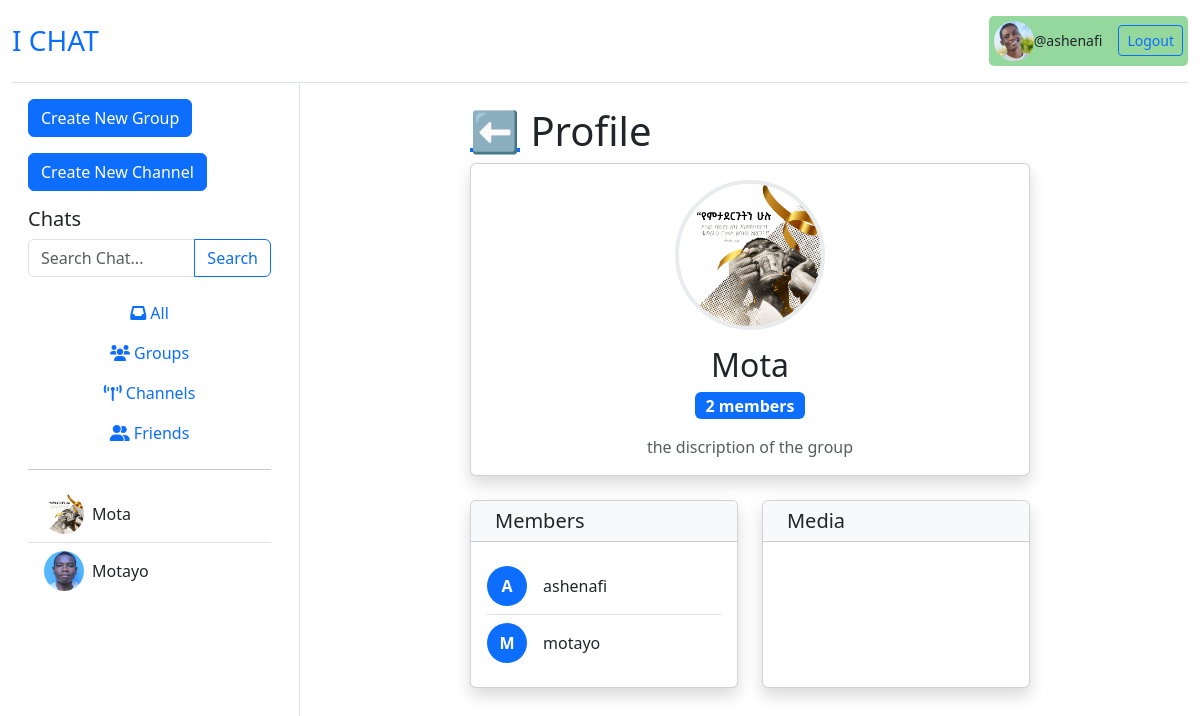
The page /group/group_profile/1/ (signed in) on the database its author committed.
### accounts/models.py (models this page shows)
class CustomUser(AbstractUser):
    profile = models.ImageField(upload_to='profiles/users', blank=True, null=True)

### groups/models.py (models this page shows, shortened)
class Group(models.Model):
    owner = models.ForeignKey(CustomUser, on_delete=models.CASCADE)
    name = models.CharField(max_length=100,unique=True)
    profile = models.ImageField(upload_to='profiles/group/',null=True, blank=True)
    description = models.CharField(max_length=300, null=True, blank=True)
    members = models.ManyToManyField(CustomUser, related_name="member")
    created_at = models.DateTimeField(auto_now_add=True)
    updated_at = models.DateTimeField(auto_now=True)

### groups/views.py (the view)
# urls.py: path('group_profile/<int:pk>/', views.group_profile, name="group_profile"),
@login_required(login_url='log-in')
def group_profile(request, pk):
    profile = 'group'
    group = Group.objects.get(id=pk)
    channels = Channel.objects.all()
    users = CustomUser.objects.all()
    groups = Group.objects.all()
    members = group.members.all()
    messages = GroupMessage.objects.filter(group=group)
    context = {
        'profile':profile,
        'group':group,
        'groups':groups,
        'channels':channels,
        'users':users,
        'members':members,
        'messages':messages,
    }
    return render(request, 'groups/profile.html', context)

### groups/templates/groups/profile.html (shortened to what this page needs)
{% extends 'accounts/home.html' %}
{% block chat %}
    <div class="container-fluid py-4">
        <div class="row justify-content-center">
            <div class="col-lg-8">
                <h1 class="card-title mb-2"><a href="{{request.META.HTTP_REFERER}}">⬅️</a> Profile</h1>
                <div class="card shadow mb-4">
                    <div class="card-body text-center">
                        <img src="{{ group.profile.url }}" alt="Group Profile" class="rounded-circle mb-3" style="width: 150px; height: 150px; object-fit: cover; border: 4px solid #e9ecef;">
                        <h2 class="card-title mb-2">{{ group.name }}</h2>
                        <span class="badge bg-primary fs-6 mb-3">{{ group.members.count }} member{{ group.members.count|pluralize }}</span>
                        <p class="card-text text-muted">{{ group.description }}</p>
                    </div>
                </div>
                <div class="row">
                    <div class="col-md-6">
                        <div class="card shadow h-100">
                            <div class="card-header bg-light">
                                <h5 class="card-title mb-0">
                                    Members
                                </h5>
                            </div>
                            <div class="card-body">
                                {% if members %}
                                    <div class="list-group list-group-flush">
                                        {% for member in members %}
                                            <div class="list-group-item px-0">
                                                <div class="d-flex align-items-center">
                                                    <div class="avatar bg-primary text-white rounded-circle d-flex align-items-center justify-content-center me-3" style="width: 40px; height: 40px; font-weight: bold;">
                                                        {{ member.username|first|upper }}
                                                    </div>
                                                    <div>
                                                        <h6 class="mb-0">{{ member.username }}</h6>
                                                    </div>
                                                </div>
                                            </div>
                                        {% endfor %}
                                    </div>
                                {% else %}
                                    <p class="text-muted mb-0">No members yet.</p>
                                {% endif %}
                            </div>
                        </div>
                    </div>
                    <div class="col-md-6">
                        <div class="card shadow h-100">
                            <div class="card-header bg-light">
                                <h5 class="card-title mb-0">
                                    Media
                                </h5>
                            </div>
                            <div class="card-body">
                            </div>
                        </div>
                    </div>
                </div>
            </div>
        </div>
    </div>
{% endblock %}

### accounts/templates/accounts/home.html (shortened to what this page needs)
{% extends 'accounts/base.html' %}
{% block content %}
<div class="container-fluid vh-100">
    <div class="row h-100">
        <div class="col-md-4 col-lg-3 border-end d-flex flex-column collapse d-md-block" id="sidebar">
            <div class="p-3 flex-grow-1 overflow-auto">
                <a href="{% url 'create_group' %}" class="btn btn-primary mb-3">Create New Group</a>
                <a href="{% url 'create_channel' %}" class="btn btn-primary mb-3">Create New Channel</a>
                <h3 class="h5">Chats</h3>
                <form action="" method="get" class="mb-3">
                    <div class="input-group">
                        <input type="search" name="p" placeholder="Search Chat..." class="form-control">
                        <button type="submit" class="btn btn-outline-primary">Search</button>
                    </div>
                </form>
                <div class="nav flex-column">
                    <button class="nav-link"><i class="fas fa-inbox"></i> All</button>
                    <button class="nav-link"><i class="fas fa-users"></i> Groups</button>
                    <button class="nav-link"><i class="fas fa-broadcast-tower"></i> Channels</button>
                    <button class="nav-link"><i class="fas fa-user-friends"></i> Friends</button>
                </div>
                <hr>
                <div class="list-group list-group-flush">
                    {% for group in groups %}
                    <a href="{% url 'group' group.name %}" class="list-group-item list-group-item-action d-flex align-items-center" >
                        <img src="{{ group.profile.url }}" alt="profile" style="width: 40px; height: 40px; border-radius: 50%; object-fit: cover;" class="me-2">
                        {{group.name}}
                    </a>
                    {% endfor %}
                    {% for user in users %}
                        {% if user != request.user %}
                            <a href="{% url 'friend' user.id %}" class="list-group-item list-group-item-action d-flex align-items-center">
                                <img src="{{user.profile.url}}" alt="profile" style="width: 40px; height: 40px; border-radius: 50%; object-fit: cover;" class="me-2">
                                {{ user.username.capitalize }}
                            </a>
                        {% endif %}
                    {% endfor %}
                </div>
            </div>
        </div>
        <div class="col-md-8 col-lg-9 d-flex flex-column">
            <div class="flex-grow-1 d-flex flex-column">
                {% block chat %}
                {% endblock %}
            </div>
        </div>
    </div>
</div>
{% endblock %}

### accounts/templates/accounts/base.html (shortened to what this page needs)
<!DOCTYPE html>
<html lang="en">
<head>
    <link href="https://cdn.jsdelivr.net/npm/bootstrap@5.3.0/dist/css/bootstrap.min.css" rel="stylesheet">
    <link rel="stylesheet" href="https://cdnjs.cloudflare.com/ajax/libs/font-awesome/6.0.0/css/all.min.css">
</head>
<body class="d-flex flex-column min-vh-100">
    <div class="container-fluid flex-grow-1 d-flex flex-column">
        <header class="d-flex justify-content-between align-items-center py-3 border-bottom">
            <h1 class="h3 mb-0"><a href="{% url 'home' %}" class="text-decoration-none">I CHAT</a></h1>
            {% if request.user.is_authenticated %}
                <div class="d-flex align-items-center" style="background-color: rgb(149, 216, 158); padding: 5px; border-radius: 5px;">
                    <img src="{{user.profile.url}}" alt="" style="width: 40px; border-radius: 20px;">
                    <small class="me-3">@{{request.user.username}}</small>
                    <a href="{% url 'logout' %}" class="btn btn-outline-primary btn-sm">Logout</a>
                </div>
            {% endif %}
        </header>
    </div>
    {% block content %}
    {% endblock %}
</body>
</html>

### rows shown on the page
CustomUser: profile (picture), user.username "ashenafi", username|first "A", username "ashenafi"
Group: profile (picture), name "Mota", members.count "2", description "the discription of the group"
CustomUser: profile (picture), username "Motayo", username|first "M", username "motayo"
